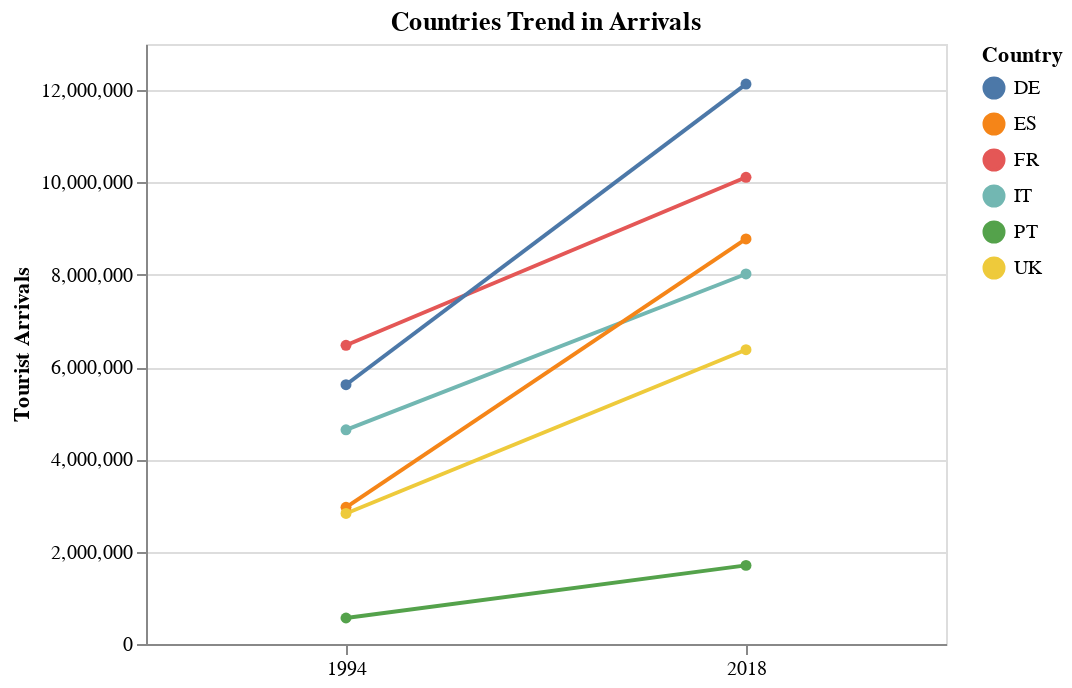

Here is the notebook cell this chart was saved with:
### Code cell
chart = alt.Chart(df3).mark_line(point=alt.OverlayMarkDef()).encode(
    x = alt.X('Year:O', title='', axis=alt.Axis(labelAngle=0)),
    y = 'Tourist Arrivals:Q',
    color=alt.Color('Country:N')
).properties(
    width=400, 
    height=300,
    title='Countries Trend in Arrivals'
)
    

chart

### Figure 1 — Vega-Lite specification as saved in the notebook (floating-point values rounded to 4 significant figures)
{"config": {"view": {"continuousWidth": 400, "continuousHeight": 300}}, "data": {"name": "data-6bf908d001c7c1e472f7d201f7d5d990"}, "mark": {"type": "line", "point": {}}, "encoding": {"color": {"field": "Country", "type": "nominal"}, "x": {"axis": {"labelAngle": 0}, "field": "Year", "title": "", "type": "ordinal"}, "y": {"field": "Tourist Arrivals", "type": "quantitative"}}, "height": 300, "title": "Countries Trend in Arrivals", "width": 400, "$schema": "https://vega.github.io/schema/vega-lite/v4.17.0.json", "datasets": {"data-6bf908d001c7c1e472f7d201f7d5d990": [{"Year": 1994, "Country": "IT", "Tourist Arrivals": 4641000.0}, {"Year": 2018, "Country": "IT", "Tourist Arrivals": 8017000.0}, {"Year": 1994, "Country": "FR", "Tourist Arrivals": 6473000.0}, {"Year": 2018, "Country": "FR", "Tourist Arrivals": 10110000.0}, {"Year": 1994, "Country": "DE", "Tourist Arrivals": 5617000.0}, {"Year": 2018, "Country": "DE", "Tourist Arrivals": 12130000.0}, {"Year": 1994, "Country": "PT", "Tourist Arrivals": 563400.0}, {"Year": 2018, "Country": "PT", "Tourist Arrivals": 1703000.0}, {"Year": 1994, "Country": "ES", "Tourist Arrivals": 2961000.0}, {"Year": 2018, "Country": "ES", "Tourist Arrivals": 8777000.0}, {"Year": 1994, "Country": "UK", "Tourist Arrivals": 2828000.0}, {"Year": 2018, "Country": "UK", "Tourist Arrivals": 6376000.0}]}}
